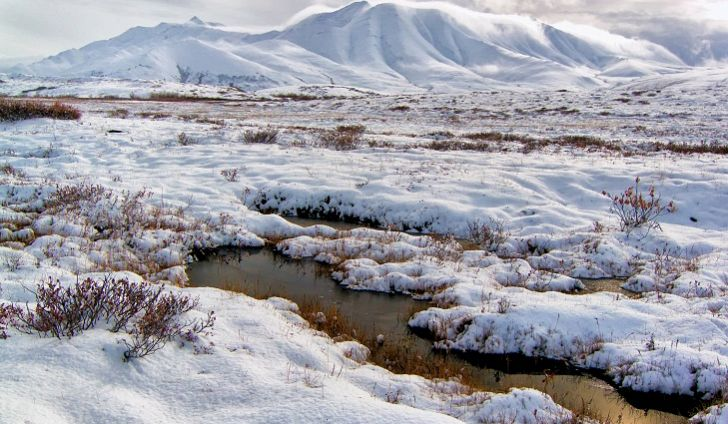
#> input picture code/tundra.jpg, 728 x 424 px
$ python camotest.py   (Python 2 division)
#> lines starting #> are read from the running program, lines starting #| are printed output that depends on the picture; after the words box and inside, x2 and y2 are one past the last pixel; in counts of white or black regions, pixels touching at a corner belong together
### code/colorthief.py
# -*- coding: utf-8 -*-
"""
    colorthief
    ~~~~~~~~~~

    Grabbing the color palette from an image.

    :copyright: (c) 2015 by Shipeng Feng.
    :license: BSD, see LICENSE for more details.
"""
__version__ = '0.2.1'

import math

from PIL import Image


class cached_property(object):
    """Decorator that creates converts a method with a single
    self argument into a property cached on the instance.
    """
    def __init__(self, func):
        self.func = func

    def __get__(self, instance, type):
        res = instance.__dict__[self.func.__name__] = self.func(instance)
        return res


class ColorThief(object):
    """Color thief main class."""
    def __init__(self, file):
        """Create one color thief for one image.

        :param file: A filename (string) or a file object. The file object
                     must implement `read()`, `seek()`, and `tell()` methods,
                     and be opened in binary mode.
        """
        try:
            self.image = Image.open(file)
        except AttributeError:
            self.image = file # Hacky make compatible with opening a PIL object

    # [11 lines left out: function get_color, not called in this run]

    def get_palette(self, color_count=10, quality=10):
        """Build a color palette.  We are using the median cut algorithm to
        cluster similar colors.

        :param color_count: the size of the palette, max number of colors
        :param quality: quality settings, 1 is the highest quality, the bigger
                        the number, the faster the palette generation, but the
                        greater the likelihood that colors will be missed.
        :return list: a list of tuple in the form (r, g, b)
        """
        image = self.image.convert('RGBA')
        width, height = image.size
        pixels = image.getdata()
        pixel_count = width * height
        valid_pixels = []
        for i in range(0, pixel_count, quality):
            r, g, b, a = pixels[i]
            # If pixel is mostly opaque and not white
            if a >= 125:
                if not (r > 250 and g > 250 and b > 250):
                    valid_pixels.append((r, g, b))

        # Send array to quantize function which clusters values
        # using median cut algorithm
        cmap = MMCQ.quantize(valid_pixels, color_count)
        return cmap.palette


class MMCQ(object):
    """Basic Python port of the MMCQ (modified median cut quantization)
    algorithm from the Leptonica library (http://www.leptonica.com/).
    """

    SIGBITS = 5
    RSHIFT = 8 - SIGBITS
    MAX_ITERATION = 1000
    FRACT_BY_POPULATIONS = 0.75

    @staticmethod
    def get_color_index(r, g, b):
        return (r << (2 * MMCQ.SIGBITS)) + (g << MMCQ.SIGBITS) + b

    @staticmethod
    def get_histo(pixels):
        """histo (1-d array, giving the number of pixels in each quantized
        region of color space)
        """
        histo = dict()
        for pixel in pixels:
            rval = pixel[0] >> MMCQ.RSHIFT
            gval = pixel[1] >> MMCQ.RSHIFT
            bval = pixel[2] >> MMCQ.RSHIFT
            index = MMCQ.get_color_index(rval, gval, bval)
            histo[index] = histo.setdefault(index, 0) + 1
        return histo

    @staticmethod
    def vbox_from_pixels(pixels, histo):
        rmin = 1000000
        rmax = 0
        gmin = 1000000
        gmax = 0
        bmin = 1000000
        bmax = 0
        for pixel in pixels:
            rval = pixel[0] >> MMCQ.RSHIFT
            gval = pixel[1] >> MMCQ.RSHIFT
            bval = pixel[2] >> MMCQ.RSHIFT
            rmin = min(rval, rmin)
            rmax = max(rval, rmax)
            gmin = min(gval, gmin)
            gmax = max(gval, gmax)
            bmin = min(bval, bmin)
            bmax = max(bval, bmax)
        return VBox(rmin, rmax, gmin, gmax, bmin, bmax, histo)

    @staticmethod
    def median_cut_apply(histo, vbox):
        if not vbox.count:
            return (None, None)

        rw = vbox.r2 - vbox.r1 + 1
        gw = vbox.g2 - vbox.g1 + 1
        bw = vbox.b2 - vbox.b1 + 1
        maxw = max([rw, gw, bw])
        # only one pixel, no split
        if vbox.count == 1:
            return (vbox.copy, None)
        # Find the partial sum arrays along the selected axis.
        total = 0
        sum_ = 0
        partialsum = {}
        lookaheadsum = {}
        do_cut_color = None
        if maxw == rw:
            do_cut_color = 'r'
            for i in range(vbox.r1, vbox.r2+1):
                sum_ = 0
                for j in range(vbox.g1, vbox.g2+1):
                    for k in range(vbox.b1, vbox.b2+1):
                        index = MMCQ.get_color_index(i, j, k)
                        sum_ += histo.get(index, 0)
                total += sum_
                partialsum[i] = total
        elif maxw == gw:
            do_cut_color = 'g'
            for i in range(vbox.g1, vbox.g2+1):
                sum_ = 0
                for j in range(vbox.r1, vbox.r2+1):
                    for k in range(vbox.b1, vbox.b2+1):
                        index = MMCQ.get_color_index(j, i, k)
                        sum_ += histo.get(index, 0)
                total += sum_
                partialsum[i] = total
        else:  # maxw == bw
            do_cut_color = 'b'
            for i in range(vbox.b1, vbox.b2+1):
                sum_ = 0
                for j in range(vbox.r1, vbox.r2+1):
                    for k in range(vbox.g1, vbox.g2+1):
                        index = MMCQ.get_color_index(j, k, i)
                        sum_ += histo.get(index, 0)
                total += sum_
                partialsum[i] = total
        for i, d in partialsum.items():
            lookaheadsum[i] = total - d

        # determine the cut planes
        dim1 = do_cut_color + '1'
        dim2 = do_cut_color + '2'
        dim1_val = getattr(vbox, dim1)
        dim2_val = getattr(vbox, dim2)
        for i in range(dim1_val, dim2_val+1):
            if partialsum[i] > (total / 2):
                vbox1 = vbox.copy
                vbox2 = vbox.copy
                left = i - dim1_val
                right = dim2_val - i
                if left <= right:
                    d2 = min([dim2_val - 1, int(i + right / 2)])
                else:
                    d2 = max([dim1_val, int(i - 1 - left / 2)])
                # avoid 0-count boxes
                while not partialsum.get(d2, False):
                    d2 += 1
                count2 = lookaheadsum.get(d2)
                while not count2 and partialsum.get(d2-1, False):
                    d2 -= 1
                    count2 = lookaheadsum.get(d2)
                # set dimensions
                setattr(vbox1, dim2, d2)
                setattr(vbox2, dim1, getattr(vbox1, dim2) + 1)
                return (vbox1, vbox2)
        return (None, None)

    @staticmethod
    def quantize(pixels, max_color):
        """Quantize.

        :param pixels: a list of pixel in the form (r, g, b)
        :param max_color: max number of colors
        """
        if not pixels:
            raise Exception('Empty pixels when quantize.')
        if max_color < 2 or max_color > 256:
            raise Exception('Wrong number of max colors when quantize.')

        histo = MMCQ.get_histo(pixels)

        # check that we aren't below maxcolors already
        if len(histo) <= max_color:
            # generate the new colors from the histo and return
            pass

        # get the beginning vbox from the colors
        vbox = MMCQ.vbox_from_pixels(pixels, histo)
        pq = PQueue(lambda x: x.count)
        pq.push(vbox)

        # inner function to do the iteration
        def iter_(lh, target):
            n_color = 1
            n_iter = 0
            while n_iter < MMCQ.MAX_ITERATION:
                vbox = lh.pop()
                if not vbox.count:  # just put it back
                    lh.push(vbox)
                    n_iter += 1
                    continue
                # do the cut
                vbox1, vbox2 = MMCQ.median_cut_apply(histo, vbox)
                if not vbox1:
                    raise Exception("vbox1 not defined; shouldn't happen!")
                lh.push(vbox1)
                if vbox2:  # vbox2 can be null
                    lh.push(vbox2)
                    n_color += 1
                if n_color >= target:
                    return
                if n_iter > MMCQ.MAX_ITERATION:
                    return
                n_iter += 1

        # first set of colors, sorted by population
        iter_(pq, MMCQ.FRACT_BY_POPULATIONS * max_color)

        # Re-sort by the product of pixel occupancy times the size in
        # color space.
        pq2 = PQueue(lambda x: x.count * x.volume)
        while pq.size():
            pq2.push(pq.pop())

        # next set - generate the median cuts using the (npix * vol) sorting.
        iter_(pq2, max_color - pq2.size())

        # calculate the actual colors
        cmap = CMap()
        while pq2.size():
            cmap.push(pq2.pop())
        return cmap


class VBox(object):
    """3d color space box"""
    def __init__(self, r1, r2, g1, g2, b1, b2, histo):
        self.r1 = r1
        self.r2 = r2
        self.g1 = g1
        self.g2 = g2
        self.b1 = b1
        self.b2 = b2
        self.histo = histo

    @cached_property
    def volume(self):
        sub_r = self.r2 - self.r1
        sub_g = self.g2 - self.g1
        sub_b = self.b2 - self.b1
        return (sub_r + 1) * (sub_g + 1) * (sub_b + 1)

    @property
    def copy(self):
        return VBox(self.r1, self.r2, self.g1, self.g2,
                    self.b1, self.b2, self.histo)

    @cached_property
    def avg(self):
        ntot = 0
        mult = 1 << (8 - MMCQ.SIGBITS)
        r_sum = 0
        g_sum = 0
        b_sum = 0
        for i in range(self.r1, self.r2 + 1):
            for j in range(self.g1, self.g2 + 1):
                for k in range(self.b1, self.b2 + 1):
                    histoindex = MMCQ.get_color_index(i, j, k)
                    hval = self.histo.get(histoindex, 0)
                    ntot += hval
                    r_sum += hval * (i + 0.5) * mult
                    g_sum += hval * (j + 0.5) * mult
                    b_sum += hval * (k + 0.5) * mult

        if ntot:
            r_avg = int(r_sum / ntot)
            g_avg = int(g_sum / ntot)
            b_avg = int(b_sum / ntot)
        else:
            r_avg = int(mult * (self.r1 + self.r2 + 1) / 2)
            g_avg = int(mult * (self.g1 + self.g2 + 1) / 2)
            b_avg = int(mult * (self.b1 + self.b2 + 1) / 2)

        return r_avg, g_avg, b_avg

    # [12 lines left out: function contains, not called in this run]

    @cached_property
    def count(self):
        npix = 0
        for i in range(self.r1, self.r2 + 1):
            for j in range(self.g1, self.g2 + 1):
                for k in range(self.b1, self.b2 + 1):
                    index = MMCQ.get_color_index(i, j, k)
                    npix += self.histo.get(index, 0)
        return npix


class CMap(object):
    """Color map"""
    def __init__(self):
        self.vboxes = PQueue(lambda x: x['vbox'].count * x['vbox'].volume)

    @property
    def palette(self):
        return self.vboxes.map(lambda x: x['color'])

    def push(self, vbox):
        self.vboxes.push({
            'vbox': vbox,
            'color': vbox.avg,
        })

    def size(self):
        return self.vboxes.size()

    # [21 lines left out: functions nearest, map, not called in this run]


class PQueue(object):
    """Simple priority queue."""
    def __init__(self, sort_key):
        self.sort_key = sort_key
        self.contents = []
        self._sorted = False

    def sort(self):
        self.contents.sort(key=self.sort_key)
        self._sorted = True

    def push(self, o):
        self.contents.append(o)
        self._sorted = False

    # [6 lines left out: function peek, not called in this run]

    def pop(self):
        if not self._sorted:
            self.sort()
        return self.contents.pop()

    def size(self):
        return len(self.contents)

    def map(self, f):
        return list(map(f, self.contents))

### code/camotest.py
from PIL import Image, ImageDraw
from IPython.display import display
from random import randint, random
import numpy as np
from colorthief import ColorThief


im = Image.open("tundra.jpg")
#> im is the input picture: PIL image 728x424 RGB; mean R, G, B 158.7, 158.6, 167.1

draw = ImageDraw.Draw(im)
#draw.line((0, 0) + im.size, fill=128)
#draw.line((0, im.size[1], im.size[0], 0), fill=128)
#del draw

# im.size[0] --> width
# im.size[1] --> height
# foreground boundaries:

# Currently manual inputs...randomise at some point?
xmin = 600
xmax = 700
ymin = 0
ymax = 100

if(xmax > ymax):
	scale = xmax
else:
	scale = ymax

# WARNING: THIS WILL NOT WORK IF FORGROUND SIZE = BG SIZE, NEEDS BUFFER !!
im2 = im.crop(
	(
	   xmin-20,
	   ymin-20,
	   xmax+20,
	   ymax+20
	)
)
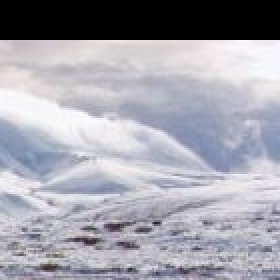
#> im2: PIL image 140x140 RGB (shown 2 times larger); mean R, G, B 162, 161.9, 171.2

im2.save("temp.png")

img = ColorThief("temp.png")
palette = img.get_palette(color_count=5)
#> after the loop in get_palette, `for i in range(0, pixel_count, quality):`: valid_pixels = 1958 items, first 6: (0, 0, 0), (0, 0, 0), (0, 0, 0), (0, 0, 0), (0, 0, 0), (0, 0, 0)
#> after the loop in get_histo, `for pixel in pixels:`: histo = 207 items

image_file = Image.open("temp.png") # open colour image
image_file = image_file.convert('1') # convert image to black and white
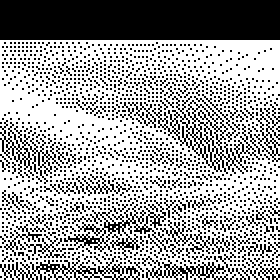
#> image_file: PIL image 140x140 1 (shown 2 times larger); 63.9% white; 1491 black regions (1474 under 20 px), largest, box (x1, y1, x2, y2) and area: (0, 0, 140, 20) 2800, (76, 48, 130, 87) 404, (32, 100, 86, 130) 352
image_file.save('b_w.png')

if(float(xmax-xmin) > float(ymax-ymin)):
        scale = (xmax-xmin)/10
else:
        scale = (ymax-ymin)/10


# [152 lines left out: functions make_bezier, pascal_row, add_poly, rot_ellipse, not called in this run]

counter = 1
#> (the run stopped early here; a loop or call above may not have finished)

$ run again, with code/dog.jpg copied over code/tundra.jpg
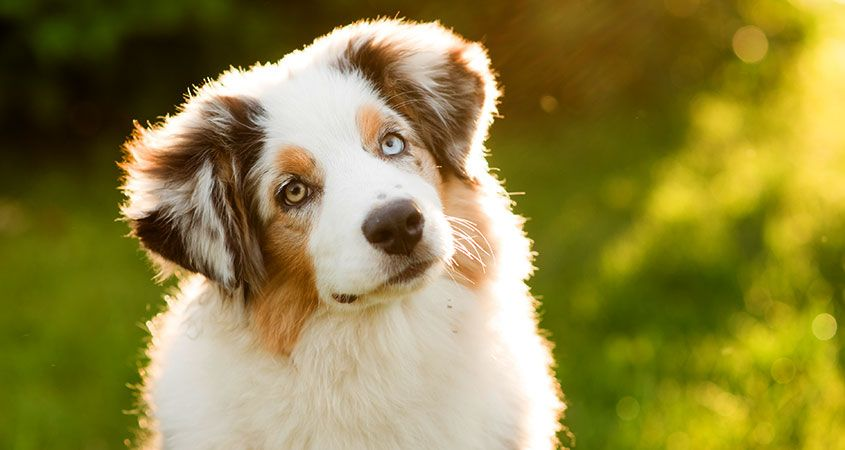
#> input picture code/dog.jpg, 845 x 450 px
#> im is the input picture: PIL image 845x450 RGB; mean R, G, B 142.6, 132.3, 64.6
#> `im2 = im.crop( ( xmin-20, ymin-20, xmax+20, ymax+20 ) )`:
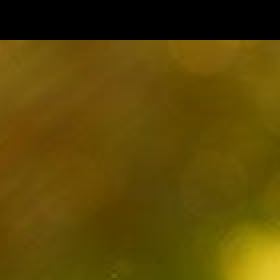
#> im2: PIL image 140x140 RGB (shown 2 times larger); mean R, G, B 90.9, 71.1, 4.9
#> after the loop in get_palette, `for i in range(0, pixel_count, quality):`: valid_pixels = 1960 items, first 6: (0, 0, 0), (0, 0, 0), (0, 0, 0), (0, 0, 0), (0, 0, 0), (0, 0, 0)
#> after the loop in get_histo, `for pixel in pixels:`: histo = 82 items
#> `image_file = image_file.convert('1')`:
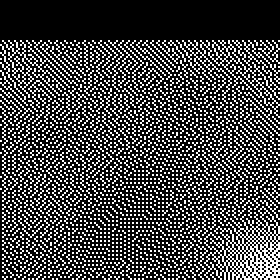
#> image_file: PIL image 140x140 1 (shown 2 times larger); 26.9% white in thin lines or dots, all inside (x1, y1, x2, y2) = (0, 20, 140, 140)
